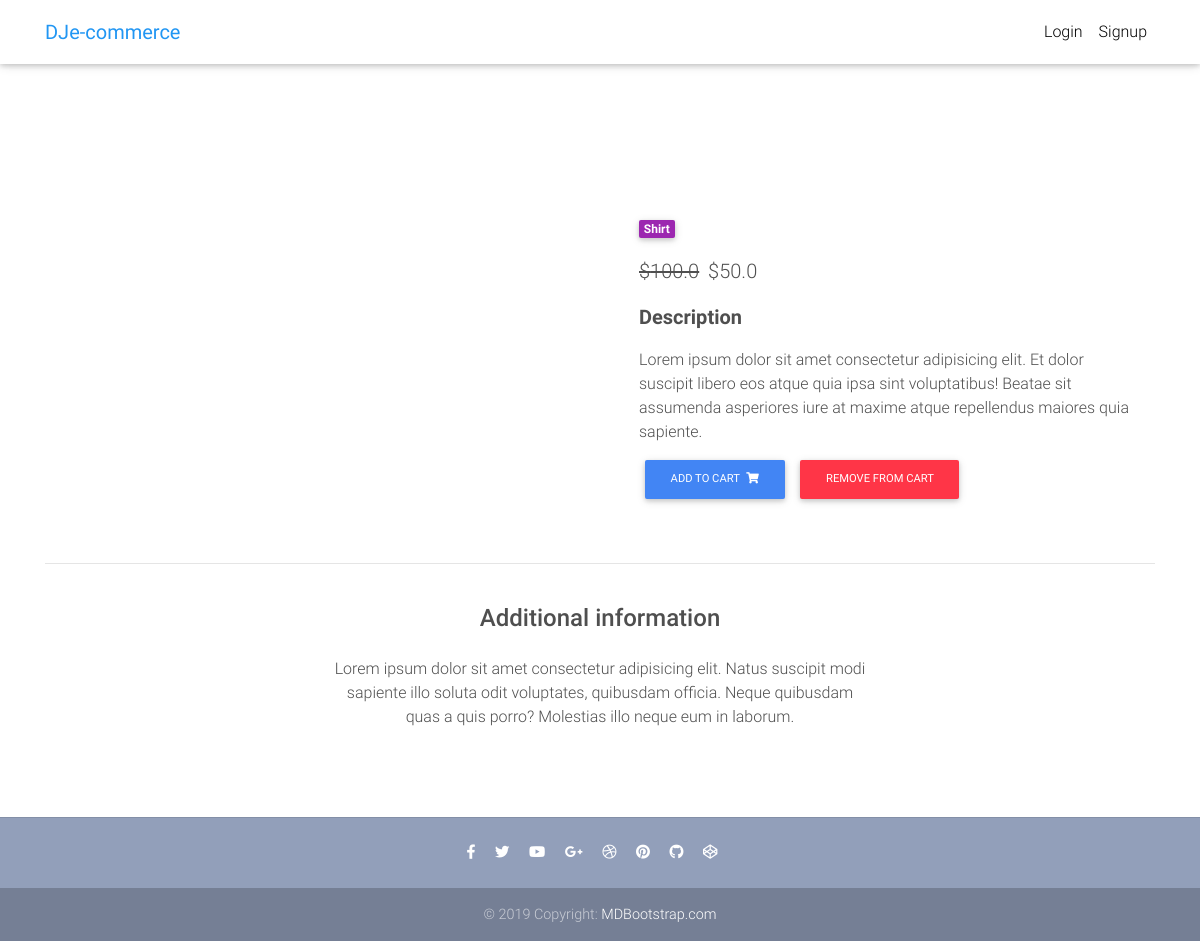
Screenshot of /product/test-slug1/ with the database file from the repository.
### core/models.py (models this page shows, shortened)
class Item(models.Model):
    title = models.CharField(max_length=100)
    price = models.FloatField()
    discount_price = models.FloatField(null=True, blank=True)
    category = models.CharField(choices=CATEGORY_CHOICES, max_length=2)
    label = models.CharField(choices=LABEL_CHOICES, max_length=1)
    slug = models.SlugField()
    description = models.TextField()
    def get_add_to_cart_url(self):
        return reverse("core:add-to-cart", kwargs={
            'slug': self.slug
        })
    def get_remove_from_cart_url(self):
        return reverse("core:remove-from-cart", kwargs={
            'slug': self.slug
        })

### core/views.py (the view)
# urls.py: path('product/<slug>/', ItemDetailView.as_view(), name='product'),
class ItemDetailView(DetailView):
    model = Item
    template_name = 'product.html'

### templates/product.html (shortened to what this page needs)
{% extends "base.html" %}
{% block content %}
  <main class="mt-5 pt-4">
    <div class="container dark-grey-text mt-5">
      <div class="row wow fadeIn">
        <div class="col-md-6 mb-4">
        </div>
        <div class="col-md-6 mb-4">
          <div class="p-4">
            <div class="mb-3">
              <a href="">
                <span class="badge purple mr-1">{{ object.get_category_display }}</span>
              </a>
            </div>
            <p class="lead">
              {% if object.discount_price %}
                  <span class="mr-1">
                    <del>${{ object.price }}</del>
                  </span>
                  <span>
                      ${{ object.discount_price }}
                  </span>
              {% else %}
                  <span>
                      ${{ object.price }}
                  </span>
              {% endif %}
            </p>
            <p class="lead font-weight-bold">Description</p>
            <p>{{ object.description }}</p>
          <a href="{{ object.get_add_to_cart_url }}" class="btn btn-primary btn-md my-0 p">Add to cart
              <i class="fas fa-shopping-cart ml-1"></i>
          </a>
          <a href="{{ object.get_remove_from_cart_url }}" class="btn btn-danger btn-md my-0 p">Remove from cart
          </a>
          </div>
        </div>
      </div>
      <hr>
      <div class="row d-flex justify-content-center wow fadeIn">
        <div class="col-md-6 text-center">
          <h4 class="my-4 h4">Additional information</h4>
          <p>Lorem ipsum dolor sit amet consectetur adipisicing elit. Natus suscipit modi sapiente illo soluta odit
            voluptates,
            quibusdam officia. Neque quibusdam quas a quis porro? Molestias illo neque eum in laborum.</p>
        </div>
      </div>
      <div class="row wow fadeIn">
        <div class="col-lg-4 col-md-12 mb-4">
        </div>
        <div class="col-lg-4 col-md-6 mb-4">
        </div>
        <div class="col-lg-4 col-md-6 mb-4">
        </div>
      </div>
    </div>
  </main>
{% endblock %}

### templates/base.html (style rules this page uses)
html, body, header, .carousel { height: 60vh; }

### rows the page displays
Item: category "Shirt", price "100.0", discount_price "50.0", description "Lorem ipsum dolor sit amet consectetur adipisicing elit. Et dolor suscipit libero eos atque quia ipsa sint voluptatibus! Beatae sit assumenda asperiores iure at maxime atque repellendus maiores quia sapiente."
